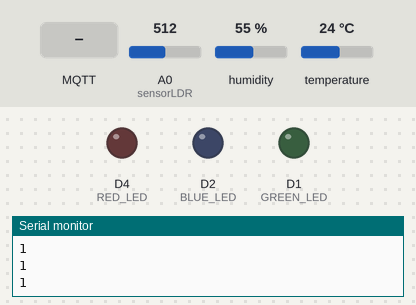
Bench run of a program on a simulated ESP8266 (NodeMCU). Parts: output pins drawn as LEDs (lit = HIGH), the last lines printed to the serial monitor. The inputs (shaded band) are chosen by the test bench; at power-on: A0 (sensorLDR) = 512, humidity 55 %, temperature 24 °C. WiFi joins after 1.5 s; servers stay silent unless stated; no MQTT or app messages arrive unless stated.

Above: at 2.7 s.
2.8 s: MQTT message "On" arrives on the first subscribed topic
At 3.5 s:
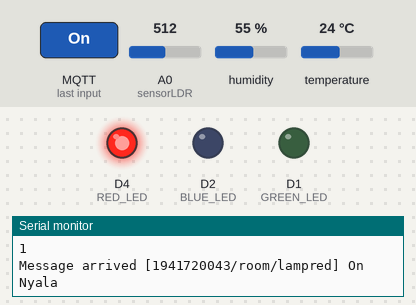
4.3 s: MQTT message "On" arrives on the second subscribed topic
At 4.6 s:
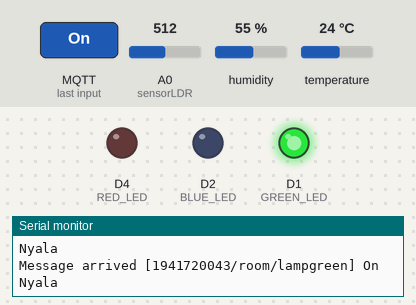
5.8 s: MQTT message "On" arrives on the third subscribed topic
At 7.0 s:
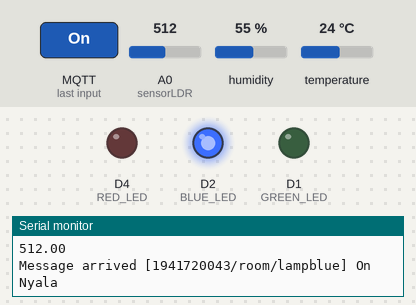
Timing chart, 0 to 8.8 s (numbered marks = the images above; inputs shaded):
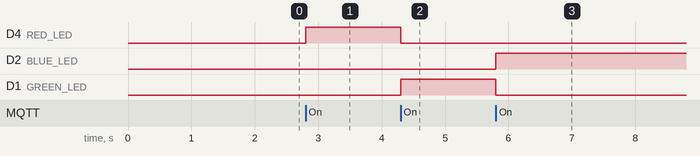

Measured:
- after the input at 2.8 s, D4 (RED_LED): LOW → HIGH at once
- after the input at 4.3 s, D4 (RED_LED): HIGH → LOW at once; D1 (GREEN_LED): LOW → HIGH at once
- after the input at 5.8 s, D2 (BLUE_LED): LOW → HIGH at once; D1 (GREEN_LED): HIGH → LOW at once

The program:

main.cpp
```cpp
#include <Arduino.h>
#include <ESP8266WiFi.h>
#include <PubSubClient.h>
#include <SimpleDHT.h>

const char *ssid = "Kochengimoet";     // silakan disesuaikan sendiri
const char *password = "gratisanterus"; // silakan disesuaikan sendiri

const char *mqtt_server = "broker.hivemq.com";


#define RED_LED D4   //led warna merah
#define GREEN_LED D1 //led warna hijau
#define BLUE_LED D2  //led warnah biru
#define sensorLDR A0
int nilaiSensor;

WiFiClient espClient;
PubSubClient client(espClient);

SimpleDHT11 dht11(D7);

long now = millis();
long lastMeasure = 0;
String macAddress = "";

void setup_wifi()
{
  delay(10);
  Serial.println();
  Serial.print("Connecting to ");
  Serial.println(ssid);
  WiFi.begin(ssid, password);
  while (WiFi.status() != WL_CONNECTED)
  {
    delay(500);
    Serial.print(".");
  }
  Serial.println("");
  Serial.print("WiFi connected - ESP IP address: ");
  Serial.println(WiFi.localIP());
  macAddress = WiFi.macAddress();
  Serial.print(WiFi.macAddress());
}
// Function for led
void ledOff()
{
  digitalWrite(GREEN_LED, LOW);
  digitalWrite(BLUE_LED, LOW);
  digitalWrite(RED_LED, LOW);
}

void ledRedOn()
{
  digitalWrite(GREEN_LED, LOW);
  digitalWrite(BLUE_LED, LOW);
  digitalWrite(RED_LED, HIGH);
}

void ledGreenOn()
{
  digitalWrite(RED_LED, LOW);
  digitalWrite(BLUE_LED, LOW);
  digitalWrite(GREEN_LED, HIGH);
}

void ledBlueOn()
{
  digitalWrite(RED_LED, LOW);
  digitalWrite(GREEN_LED, LOW);
  digitalWrite(BLUE_LED, HIGH);
}

// Callback untuk listen jika ada publish dari nodered
void callback(char *topic, byte *payload, unsigned int length)
{
  Serial.print("Message arrived [");
  Serial.print(topic);
  Serial.print("] ");
  String messageTemp;
  for (int i = 0; i < length; i++)
  {
    Serial.print((char)payload[i]);
    messageTemp += (char)payload[i];
  }

  Serial.println();

  // Filter by topic
  if (String(topic) == "1941720043/room/lampred")
  {
    if (messageTemp == "On")
    {
      Serial.println("Nyala");
      ledRedOn();
    }
    else
    {
      Serial.println("Mati");
      ledOff();
    }
  }
  else if (String(topic) == "1941720043/room/lampgreen")
  {
    if (messageTemp == "On")
    {
      Serial.println("Nyala");
      ledGreenOn();
    }
    else
    {
      Serial.println("Mati");
      ledOff();
    }
  }
  else if (String(topic) == "1941720043/room/lampblue")
  {
    if (messageTemp == "On")
    {
      Serial.println("Nyala");
      ledBlueOn();
    }
    else
    {
      Serial.println("Mati");
      ledOff();
    }
  }
}

void reconnect()
{
  while (!client.connected())
  {
    Serial.print("Attempting MQTT connection...");
    if (client.connect(macAddress.c_str()))
    {
      Serial.println("Connected.");
      // Subscribe agar listen ke noderednya
      Serial.println(client.subscribe("1941720043/room/lampred"));
      Serial.println(client.subscribe("1941720043/room/lampgreen"));
      Serial.println(client.subscribe("1941720043/room/lampblue"));
    }
    else
    {
      Serial.print("failed, rc=");
      Serial.print(client.state());
      Serial.println(" try again in 5 seconds");
      delay(5000);
    }
  }
}

void setup()
{
  Serial.begin(115200);
  Serial.println("Mqtt Node-RED");
  setup_wifi();
  pinMode(RED_LED, OUTPUT);
  pinMode(GREEN_LED, OUTPUT);
  pinMode(BLUE_LED, OUTPUT);
  client.setServer(mqtt_server, 1883);
  client.setCallback(callback);
}

void loop()
{
  if (!client.connected())
  {
    reconnect();
  }
  if (!client.loop())
  {
    client.connect("ESP8266Client");
  }

  now = millis();
  if (now - lastMeasure > 5000)
  {
    lastMeasure = now;
    int err = SimpleDHTErrSuccess;

    // Reading LDR Censors
    nilaiSensor = analogRead(sensorLDR);
    byte temperature = 0;
    byte humidity = 0;
    if ((err = dht11.read(&temperature, &humidity, NULL)) != SimpleDHTErrSuccess)
    {
      Serial.print("Pembacaan DHT11 gagal, err=");
      Serial.println(err);
      delay(1000);
      return;
    }
    // instansiasi variabel char
    static char temperatureTemp[7];
    static char humidityHum[7];
    static char light[8];

    // Convert
    dtostrf(humidity, 1, 2, humidityHum);
    dtostrf(temperature, 4, 2, temperatureTemp);
    dtostrf(nilaiSensor, 4, 2, light);

    Serial.println(temperatureTemp);
    Serial.println(humidityHum);
    Serial.println(light);

    // Publish hasil output dari tiap sensor berdasarkan topic
    client.publish("1941720043/room/humidity", humidityHum);
    client.publish("1941720043/room/suhu", temperatureTemp);
    client.publish("1941720043/room/ldr", light);
  }
}
```
